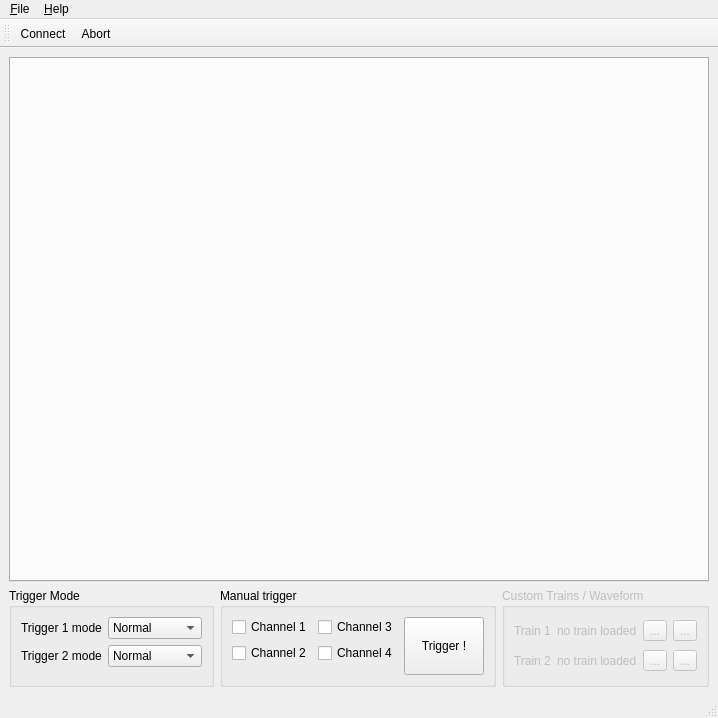
<?xml version="1.0" encoding="UTF-8"?>
<ui version="4.0">
 <class>MainWindow</class>
 <widget class="QMainWindow" name="MainWindow">
  <property name="geometry">
   <rect>
    <x>0</x>
    <y>0</y>
    <width>718</width>
    <height>707</height>
   </rect>
  </property>
  <property name="sizePolicy">
   <sizepolicy hsizetype="Fixed" vsizetype="Fixed">
    <horstretch>0</horstretch>
    <verstretch>0</verstretch>
   </sizepolicy>
  </property>
  <property name="windowTitle">
   <string>PulsePalGUI</string>
  </property>
  <property name="windowIcon">
   <iconset>
    <normalon>:/icons/pulse_train.png</normalon>
   </iconset>
  </property>
  <widget class="QWidget" name="centralwidget">
   <layout class="QGridLayout" name="gridLayout">
    <item row="1" column="1">
     <widget class="QGroupBox" name="groupBox_2">
      <property name="title">
       <string>Manual trigger</string>
      </property>
      <layout class="QGridLayout" name="gridLayout_2">
       <item row="0" column="2" rowspan="4">
        <widget class="QPushButton" name="softTriggerPushButton">
         <property name="sizePolicy">
          <sizepolicy hsizetype="Preferred" vsizetype="Preferred">
           <horstretch>0</horstretch>
           <verstretch>0</verstretch>
          </sizepolicy>
         </property>
         <property name="text">
          <string>Trigger !</string>
         </property>
         <property name="icon">
          <iconset>
           <normalon>:/icons/lightning</normalon>
          </iconset>
         </property>
        </widget>
       </item>
       <item row="1" column="0">
        <widget class="QCheckBox" name="channel2TriggerCheckBox">
         <property name="text">
          <string>Channel 2</string>
         </property>
        </widget>
       </item>
       <item row="0" column="0">
        <widget class="QCheckBox" name="channel1TriggerCheckBox">
         <property name="text">
          <string>Channel 1</string>
         </property>
        </widget>
       </item>
       <item row="0" column="1">
        <widget class="QCheckBox" name="channel3TriggerCheckBox">
         <property name="text">
          <string>Channel 3</string>
         </property>
        </widget>
       </item>
       <item row="1" column="1">
        <widget class="QCheckBox" name="channel4TriggerCheckBox">
         <property name="text">
          <string>Channel 4</string>
         </property>
        </widget>
       </item>
      </layout>
     </widget>
    </item>
    <item row="1" column="0">
     <widget class="QGroupBox" name="groupBox">
      <property name="title">
       <string>Trigger Mode</string>
      </property>
      <layout class="QFormLayout" name="formLayout">
       <item row="0" column="0">
        <widget class="QLabel" name="label_12">
         <property name="text">
          <string>Trigger 1 mode</string>
         </property>
        </widget>
       </item>
       <item row="0" column="1">
        <widget class="QComboBox" name="trigger1ModeComboBox">
         <property name="currentText">
          <string>Normal</string>
         </property>
         <property name="maxVisibleItems">
          <number>3</number>
         </property>
         <item>
          <property name="text">
           <string>Normal</string>
          </property>
         </item>
         <item>
          <property name="text">
           <string>Toggle</string>
          </property>
         </item>
         <item>
          <property name="text">
           <string>Gated</string>
          </property>
         </item>
        </widget>
       </item>
       <item row="1" column="0">
        <widget class="QLabel" name="label_14">
         <property name="text">
          <string>Trigger 2 mode</string>
         </property>
        </widget>
       </item>
       <item row="1" column="1">
        <widget class="QComboBox" name="trigger2ModeComboBox">
         <property name="currentText">
          <string>Normal</string>
         </property>
         <property name="maxVisibleItems">
          <number>3</number>
         </property>
         <item>
          <property name="text">
           <string>Normal</string>
          </property>
         </item>
         <item>
          <property name="text">
           <string>Toggle</string>
          </property>
         </item>
         <item>
          <property name="text">
           <string>Gated</string>
          </property>
         </item>
        </widget>
       </item>
      </layout>
     </widget>
    </item>
    <item row="1" column="2">
     <widget class="QGroupBox" name="groupBox_3">
      <property name="enabled">
       <bool>false</bool>
      </property>
      <property name="title">
       <string>Custom Trains / Waveform</string>
      </property>
      <layout class="QGridLayout" name="gridLayout_3">
       <item row="0" column="1">
        <widget class="QLabel" name="customTrain1LoadedLabel">
         <property name="text">
          <string>no train loaded</string>
         </property>
        </widget>
       </item>
       <item row="0" column="0">
        <widget class="QLabel" name="label">
         <property name="text">
          <string>Train 1</string>
         </property>
        </widget>
       </item>
       <item row="1" column="0">
        <widget class="QLabel" name="label_2">
         <property name="text">
          <string>Train 2</string>
         </property>
        </widget>
       </item>
       <item row="1" column="1">
        <widget class="QLabel" name="customTrain2LoadedLabel">
         <property name="text">
          <string>no train loaded</string>
         </property>
        </widget>
       </item>
       <item row="0" column="2">
        <widget class="QToolButton" name="customTrain1LoadPulsesToolButton">
         <property name="toolTip">
          <string>Load a custom pulse train</string>
         </property>
         <property name="text">
          <string>...</string>
         </property>
         <property name="icon">
          <iconset>
           <normalon>:/icons/pulse_train.png</normalon>
          </iconset>
         </property>
         <property name="iconSize">
          <size>
           <width>16</width>
           <height>16</height>
          </size>
         </property>
        </widget>
       </item>
       <item row="0" column="3">
        <widget class="QToolButton" name="customTrain1LoadWaveformToolButton">
         <property name="toolTip">
          <string>Load custom waveform</string>
         </property>
         <property name="text">
          <string>...</string>
         </property>
         <property name="icon">
          <iconset>
           <normalon>:/icons/waveform.png</normalon>
          </iconset>
         </property>
        </widget>
       </item>
       <item row="1" column="2">
        <widget class="QToolButton" name="customTrain2LoadPulsesToolButton">
         <property name="toolTip">
          <string>Load a custom pulse train</string>
         </property>
         <property name="text">
          <string>...</string>
         </property>
         <property name="icon">
          <iconset>
           <normalon>:/icons/pulse_train.png</normalon>
          </iconset>
         </property>
        </widget>
       </item>
       <item row="1" column="3">
        <widget class="QToolButton" name="customTrain2LoadWaveformToolButton">
         <property name="toolTip">
          <string>Load custom waveform</string>
         </property>
         <property name="text">
          <string>...</string>
         </property>
         <property name="icon">
          <iconset>
           <normalon>:/icons/waveform.png</normalon>
          </iconset>
         </property>
        </widget>
       </item>
      </layout>
     </widget>
    </item>
    <item row="0" column="0" colspan="3">
     <widget class="QTabWidget" name="channelsTabWidget">
      <property name="sizePolicy">
       <sizepolicy hsizetype="Minimum" vsizetype="Fixed">
        <horstretch>0</horstretch>
        <verstretch>0</verstretch>
       </sizepolicy>
      </property>
      <property name="minimumSize">
       <size>
        <width>700</width>
        <height>525</height>
       </size>
      </property>
      <property name="currentIndex">
       <number>-1</number>
      </property>
     </widget>
    </item>
   </layout>
  </widget>
  <widget class="QMenuBar" name="menubar">
   <property name="geometry">
    <rect>
     <x>0</x>
     <y>0</y>
     <width>718</width>
     <height>21</height>
    </rect>
   </property>
   <widget class="QMenu" name="menu_File">
    <property name="title">
     <string>&amp;File</string>
    </property>
    <addaction name="action_Connect"/>
    <addaction name="separator"/>
    <addaction name="action_Quit"/>
   </widget>
   <widget class="QMenu" name="menu_Help">
    <property name="title">
     <string>&amp;Help</string>
    </property>
    <addaction name="action_About"/>
   </widget>
   <addaction name="menu_File"/>
   <addaction name="menu_Help"/>
  </widget>
  <widget class="QStatusBar" name="statusbar"/>
  <widget class="QToolBar" name="toolBar">
   <property name="windowTitle">
    <string>toolBar</string>
   </property>
   <attribute name="toolBarArea">
    <enum>TopToolBarArea</enum>
   </attribute>
   <attribute name="toolBarBreak">
    <bool>false</bool>
   </attribute>
   <addaction name="action_Connect"/>
   <addaction name="action_Abort"/>
  </widget>
  <action name="action_Connect">
   <property name="icon">
    <iconset resource="../resources/resources.qrc">
     <normaloff>:/icons/connected</normaloff>:/icons/connected</iconset>
   </property>
   <property name="text">
    <string>Connect...</string>
   </property>
  </action>
  <action name="action_Quit">
   <property name="icon">
    <iconset resource="../resources/resources.qrc">
     <normaloff>:/icons/exit</normaloff>:/icons/exit</iconset>
   </property>
   <property name="text">
    <string>&amp;Quit</string>
   </property>
  </action>
  <action name="action_About">
   <property name="icon">
    <iconset resource="../resources/resources.qrc">
     <normaloff>:/icons/about</normaloff>:/icons/about</iconset>
   </property>
   <property name="text">
    <string>&amp;About...</string>
   </property>
  </action>
  <action name="action_Abort">
   <property name="icon">
    <iconset resource="../resources/resources.qrc">
     <normaloff>:/icons/cancel</normaloff>:/icons/cancel</iconset>
   </property>
   <property name="text">
    <string>Abort</string>
   </property>
   <property name="toolTip">
    <string>Terminates all pulse trains currently playing on the device</string>
   </property>
  </action>
 </widget>
 <resources>
  <include location="../resources/resources.qrc"/>
 </resources>
 <connections/>
</ui>
